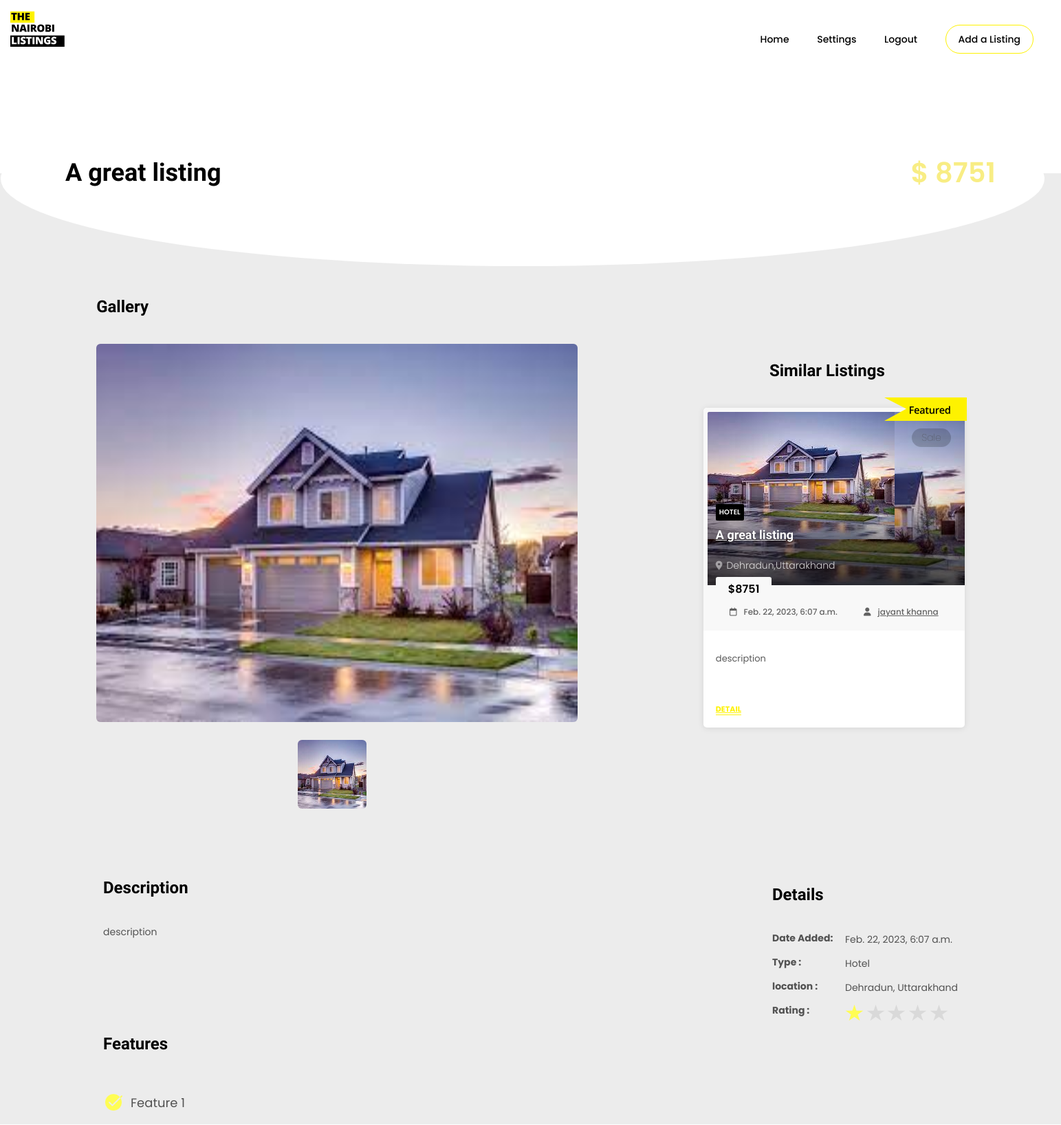
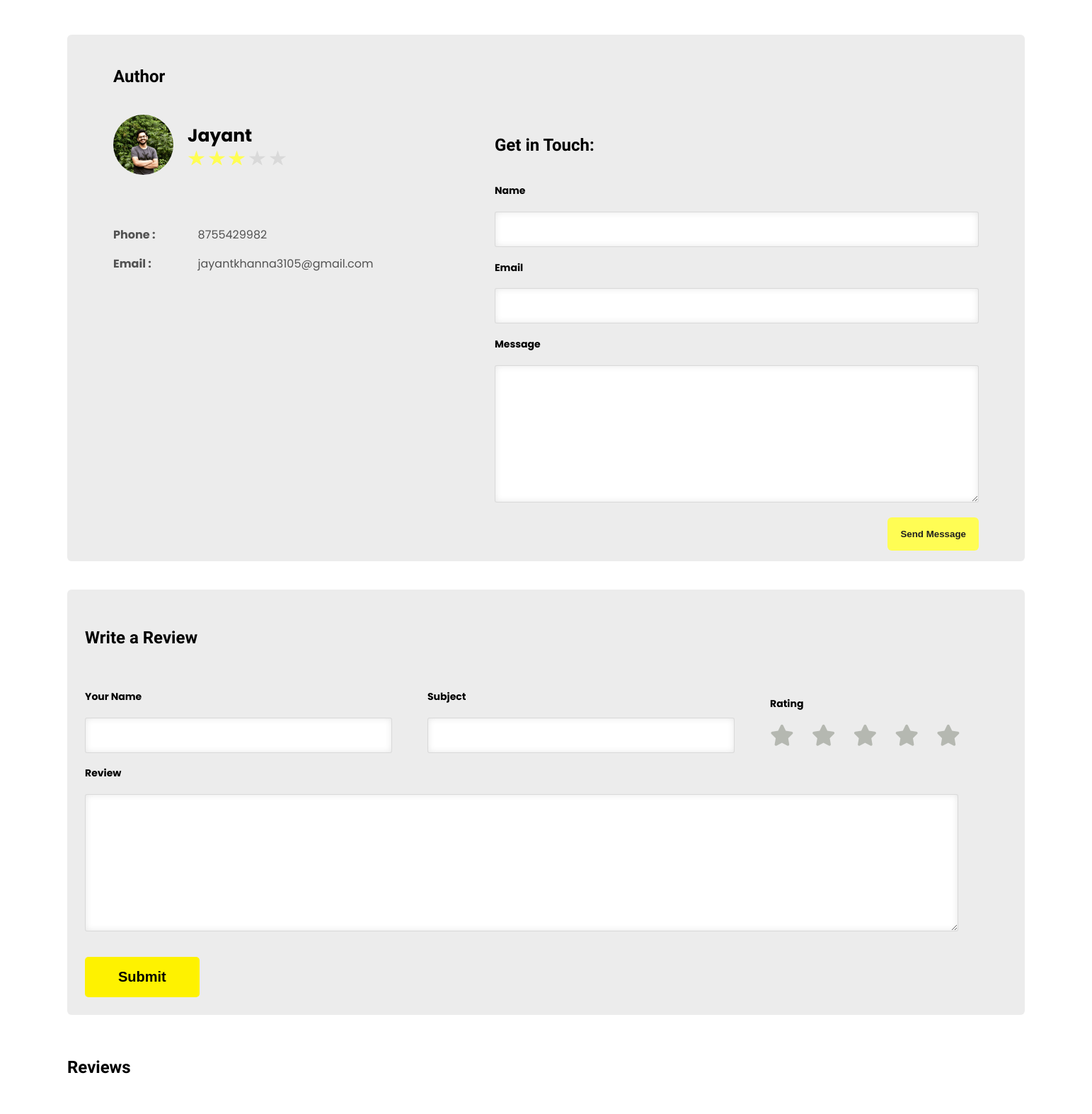
Page /showlisting?listing_id=9 (upper part) on the committed database (2 pictures, top to bottom).
### Nairobi_app/models.py (models this page shows)
class Listing(models.Model):
    active = models.BooleanField(default=False)
    name = models.CharField(max_length=100)
    description = models.CharField(max_length=10000)
    price = models.CharField(max_length=100)
    featured = models.BooleanField(default=False)
    category = models.CharField(max_length=100)
    user = models.ForeignKey(User, on_delete=models.CASCADE)
    user_name = models.CharField(max_length=100)
    main_image = models.ImageField(upload_to='static/listing_images/')
    image1 = models.ImageField(upload_to='static/listing_images/',blank=True,null=True)
    image2 = models.ImageField(upload_to='static/listing_images/',blank=True,null=True)
    image3 = models.ImageField(upload_to='static/listing_images/',blank=True,null=True)
    image4 = models.ImageField(upload_to='static/listing_images/',blank=True,null=True)
    image5 = models.ImageField(upload_to='static/listing_images/',blank=True,null=True)
    city = models.CharField(max_length=100)
    state = models.CharField(max_length=100)
    tag = models.CharField(max_length=100)
    country = models.CharField(max_length=100)
    date_added = models.DateTimeField(auto_now_add=True)
    status = models.CharField(max_length=100,default="pending")
    feature1 = models.CharField(max_length=100,blank=True,null=True)
    feature2 = models.CharField(max_length=100,blank=True,null=True)
    feature3 = models.CharField(max_length=100,blank=True,null=True)
    feature4 = models.CharField(max_length=100,blank=True,null=True)
    feature5 = models.CharField(max_length=100,blank=True,null=True)
    feature6 = models.CharField(max_length=100,blank=True,null=True)
    rating = models.CharField(max_length=100,default="1")
    video_360_link = models.CharField(max_length=1000,blank=True,null=True)
    google_map_link = models.CharField(max_length=10000,blank=True,null=True)

class User(models.Model):
    username = models.CharField(max_length=100)
    description = models.CharField(max_length=10000)
    password = models.CharField(max_length=100)
    ad_count = models.CharField(max_length=100,default="0")
    email = models.EmailField(max_length=100)
    phone = models.CharField(max_length=100)
    package = models.CharField(max_length=100,blank=True,null=True)
    rating = models.CharField(max_length=100,default="0")
    image = models.ImageField(upload_to='static/user_images/', default='static/user_images/default_img.jpg')
    private_token = models.CharField(max_length=100)
    facebook = models.CharField(max_length=100,blank=True,null=True)
    twitter = models.CharField(max_length=100,blank=True,null=True)
    instagram = models.CharField(max_length=100,blank=True,null=True)

### Nairobi_app/views.py (the view)
# urls.py: path('showlisting', views.showlisting, name='showlisting'),
def showlisting(request):
    if "listing_id" in request.GET:
        listingid = request.GET['listing_id']
        listingid = int(listingid)
        if Listing.objects.filter(id=listingid,active=True).exists():
            listing = Listing.objects.get(id=listingid)
            user = listing.user
            similar_listing = Listing.objects.filter(user=user.id,active = True)
            flag = 0
            if len(similar_listing) > 1:
                similar_listing = similar_listing.exclude(id=listing.id)
                similar_listing = similar_listing[0]
                flag =1
            username = user.username.split(" ")[0].capitalize()
            listingname = listing.name.capitalize()
            reviews = ListingReviews.objects.filter(listing=listing)
            if flag == 0 and len(similar_listing) == 1:
                return render(request, 'showlisting.html',{'user': user, 'username': username, 'listing': listing, 'listingname': listingname, 'similar_listing': listing, 'reviews': reviews})
            return render(request, 'showlisting.html',{'user': user, 'username': username, 'listing': listing, 'listingname': listingname, 'similar_listing': similar_listing, 'reviews': reviews})
        else:
            return redirect('home')
    else:
        return redirect('home')

### templates/showlisting.html (shortened to what this page needs)
{% load static %}
<!DOCTYPE html>
<html lang="en">
<head>
    <link rel="stylesheet" href="https://cdnjs.cloudflare.com/ajax/libs/font-awesome/4.7.0/css/font-awesome.min.css">
    <link rel="stylesheet" href="https://cdnjs.cloudflare.com/ajax/libs/font-awesome/6.2.1/css/all.min.css"/>
    <link rel="stylesheet" href="{% static 'css/bootstrap.css' %}" type="text/css">
    <link rel="stylesheet" href="{% static 'css/font-awesome.css' %}" type="text/css">
    <link rel="stylesheet" href="{% static 'css/selectize.css' %}" type="text/css">
    <link rel="stylesheet" href="{% static 'css/style.css' %}">
    <link rel="stylesheet" href="../static/css/style.css">
    <link rel="stylesheet" href="{% static 'css/index.css' %}">
    <link rel="stylesheet" href="{% static 'css/user_profile.css' %}">
    <link rel="stylesheet" href="{% static 'css/showlisting.css' %}">
</head>
<body>
    <header id="header">
        <div id="header_top">
            <div id="header_left">
                <div id="left_signin">
                    <img src="{% static 'images/logo.svg' %}" alt="" id="logo">
                </div>
            </div>
            <div id="header_right">
                <a href="home">Home</a>
                <a href="usersettings?userid={{user.id}}">Settings</a>
                <a href="logout">Logout</a>
                <a href="submitad" id="submit_ad">Add a Listing</a>
            </div>
        </div>
    </header>
    <section id="name_price">
        <div id="name_price_left">
            <h1>{{listingname}}</h1>
        </div>
        <div id="name_price_right">
            <p id="price">$ {{listing.price}}</p>
        </div>
    </section>
    <section id="userdetails">
        <div class="background">
        </div>
        <div id="listing_details">
            <div>
                <div id="gallery_heading">
                    <h2>Gallery</h4>
                </div>
                <div id="gallery">
                    <div id="gallery_main">
                        <img id="main_image" class="header-image" src="{{listing.main_image.url}}">
                        <div class="small-images">
                            <div class="outer_img active" id="outer_img_1" onclick="changeImage('{{listing.main_image.url}}',1)">
                                <img class="small_img" src="{{listing.main_image.url}}" >
                            </div>
                        </div>
                    </div>
                </div>
            </div>
            <div id="similar_ads">
                <div id="similar_ads_heading">
                    <h2 >Similar Listings</h2>
                </div>
                <div class="items item-part masonry grid-xl-4-items grid-lg-3-items grid-md-2-items">
                    <div class="item">
                        {% if similar_listing.featured == True %}
                        <div id="featured"><img src="{% static 'images/featured_tag.svg' %}" alt=""></div>
                        {% endif %}
                        <div id="tag">{{similar_listing.tag}}</div>
                        <div class="wrapper">
                            <div class="image">
                                <h3>
                                    <a href="#" class="tag category">{{similar_listing.category}}</a>
                                    <a href="showlisting?listing_id={{similar_listing.id}}" class="title">{{similar_listing.name}}</a>
                                </h3>
                                <a href="showlisting?listing_id={{similar_listing.id}}" class="image-wrapper background-image">
                                    <img src="{{similar_listing.main_image.url}}" alt="">
                                </a>
                            </div>
                            <h4 class="location">
                                <a href="javascript:void(0)" style="text-decoration: none;">{{similar_listing.city}},{{similar_listing.state}}</a>
                            </h4>
                            <div class="price">${{similar_listing.price}}</div>
                            <div class="meta">
                                <figure>
                                    <i class="fa fa-calendar-o"></i>{{similar_listing.date_added}}
                                </figure>
                                <figure>
                                    <a href="userprofile?userid={{similar_listing.user_id}}">
                                        <i class="fa fa-user"></i>{{similar_listing.user_name}}
                                    </a>
                                </figure>
                            </div>
                            <div class="description">
                                <p>{{similar_listing.description}}</p>
                            </div>
                            <a href="showlisting?listing_id={{similar_listing.id}}" class="detail text-caps underline">Detail</a>
                        </div>
                    </div>
                </div>
            </div>
        </div>
    </section>
    <section id="details">
        <div id="description">
            <div id="heading_description">
                <h2>Description</h2>
            </div>
            <div id="description_info">
                <p>{{listing.description}}</p>
            </div>
        </div>
        <div>
            <div id="heading_details">
                <h2>Details</h2>
            </div>
            <div id="details_info">
                <div id="headings_info">
                    <p>Date Added:</p>
                    <p>Type : </p>
                    <p>location : </p>
                    <p>Rating : </p>
                </div>
                <div>
                    <p>{{listing.date_added}}</p>
                    <p>{{listing.category}}</p>
                    <p>{{listing.city}}, {{listing.state}}</p>
                    <div>
                        {% for i in '12345' %}
                            {% if i <= listing.rating %}
                                <img class="star" src="{% static 'images/star.svg' %}" alt="">
                            {% else %}
                                <img  class="star" src="{% static 'images/star_empty.svg' %}" alt="">
                            {% endif %}
                        {% endfor %}
                    </div>
                </div>
            </div>
        </div>
    </section>
    <section id="features">
        <div id="heading_features">
            <h2>Features</h2>
        </div>
        <div id="features_info">
            <div>
                {% if listing.feature1 != None %}
                <div class="feature">
                    <img src="{% static 'images/feature.svg' %}" alt="">
                    <p>{{listing.feature1}}</p>
                </div>
                {% endif %}
            </div>
        </div>
    </section>
    <section id="contact_author_outer">
        <section id="contact_author">
            <div id="contact_author_heading">
                <h2>Author</h2>
            </div>
            <div id="contact_author_info">
                <div>
                    <div id="info_main">
                        <div>
                            <img src="{{user.image.url}}" alt="">
                        </div>
                        <div id="heading_info_main">
                            <h4>{{username}}</h4>
                            <div id="rating_author_info">
                                {% for i in '12345' %}
                                    {% if i <= user.rating %}
                                        <img class="star" src="{% static 'images/star.svg' %}" alt="">
                                    {% else %}
                                        <img  class="star" src="{% static 'images/star_empty.svg' %}" alt="">
                                    {% endif %}
                                {% endfor %}
                            </div>
                        </div>
                    </div>
                    <div id="contact_info">
                        <div id="phone_email">
                            <p>Phone : </p>
                            <p>Email : </p>
                        </div>
                        <div id="phone_email_final">
                            <p>{{user.phone}}</p>
                            <p>{{user.email}}</p>
                        </div>
                    </div>
                </div>
                <div id="form_contact_author">
                    <h2>Get in Touch: </h2>
                    <form action="send_mail_to_seller" method="POST" enctype="multipart/form-data">
                        <div>
                            <h4>Name</h4>
                            <input name="name" class="author_contact_input" type="text" required>
                        </div>
                        <div>
                            <h4>Email</h4>
                            <input name="email" class="author_contact_input" type="email" required>
                        </div>
                        <div>
                            <h4>Message</h4>
                            <textarea required name="message" class="author_contact_input" name="" id="" cols="30" rows="10"></textarea>
                        </div>
                        <div>
                            <input id="send_mail_submit" type="submit" value="Send Message">
                        </div>
                    </form>
                </div>
            </div>
        </section>
    </section>
    <section id="review_outer">
        <section id="write_a_review">
            <div id="write_a_review_left">
                <h2>Write a Review</h2>
            </div>
            <div id="write_a_review_right">
                <form action="new_review_listing" method="POST" enctype="multipart/form-data" onsubmit="return getRating()">
                    <div id="rating_subject">
                        <div>
                            <h4>Your Name</h4>
                            <input id="username" type="text" name="name" required>
                        </div>
                        <div>
                            <h4>Subject</h4>
                            <input id="subject" type="text" name="subject" required>
                        </div>
                        <div id="rating_outer">
                            <h4>Rating</h4>
                            <div class="stars" id="rating_stars">
                                <i class="fa-solid fa-star"></i>
                                <i class="fa-solid fa-star"></i>
                                <i class="fa-solid fa-star"></i>
                                <i class="fa-solid fa-star"></i>
                                <i class="fa-solid fa-star"></i>
                            </div>
                        </div>
                    </div>
                    <div id="review">
                        <h4>Review</h4>
                        <textarea required name="review" id="" cols="30" rows="10"></textarea>
                    </div>
                    <div id="submit">
                        <input type="submit" value="Submit">
                    </div>
                </form>
            </div>
        </section>
    </section>
    <section id="review_by_users">
        <div id="review_by_users_left">
            <h2>Reviews</h2>
        </div>
    </section>
</body>
</html>

### rows in the picture
Listing: name "A great listing", price "8751", main_image (picture), tag "Sale", category "HOTEL", city "Dehradun", state "Uttarakhand", date_added "Feb. 22, 2023, 6:07 a.m.", user_name "jayant khanna", description "description", category "Hotel", rating "1" (drawn), feature1 "Feature 1"
User: image (picture), rating "3.5" (drawn), phone "8755429982", email "jayantkhanna3105@gmail.com"

### other values in the picture
{{ username }} "Jayant"
